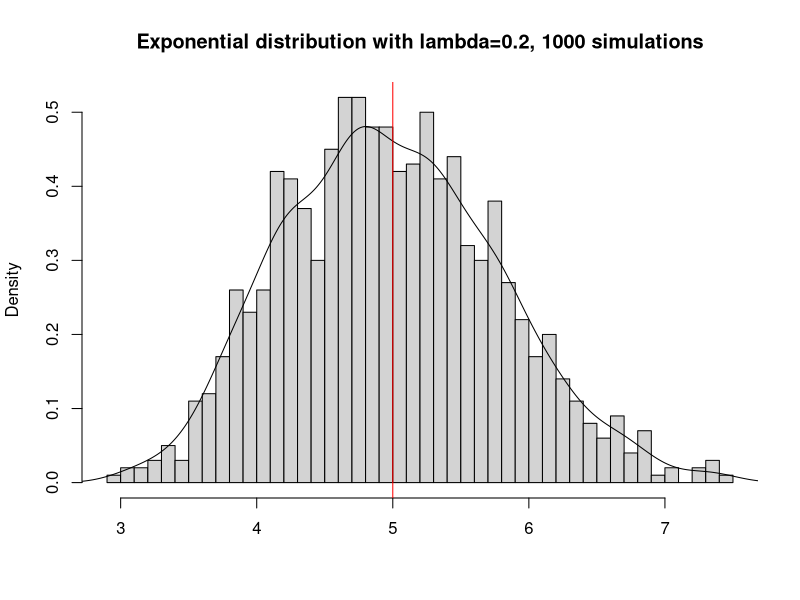
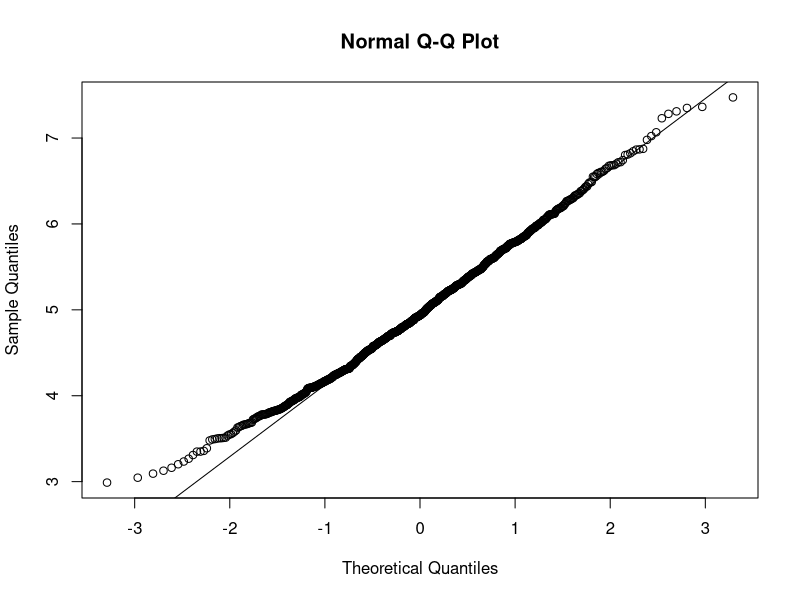

The R source for these figures, in order:
## ---- chunk 1
set.seed(3)
sim <- 1000
size <- 40
lambda<-0.2
sim <- matrix(rexp(sim*size, rate=lambda), sim, size)
means <- rowMeans(sim)

hist(means, breaks=50, prob=TRUE,
     main="Exponential distribution with lambda=0.2, 1000 simulations",
     xlab="")
lines(density(means))
abline(v=1/lambda, col="red")
## ---- chunk 2
qqnorm(means)
qqline(means)
